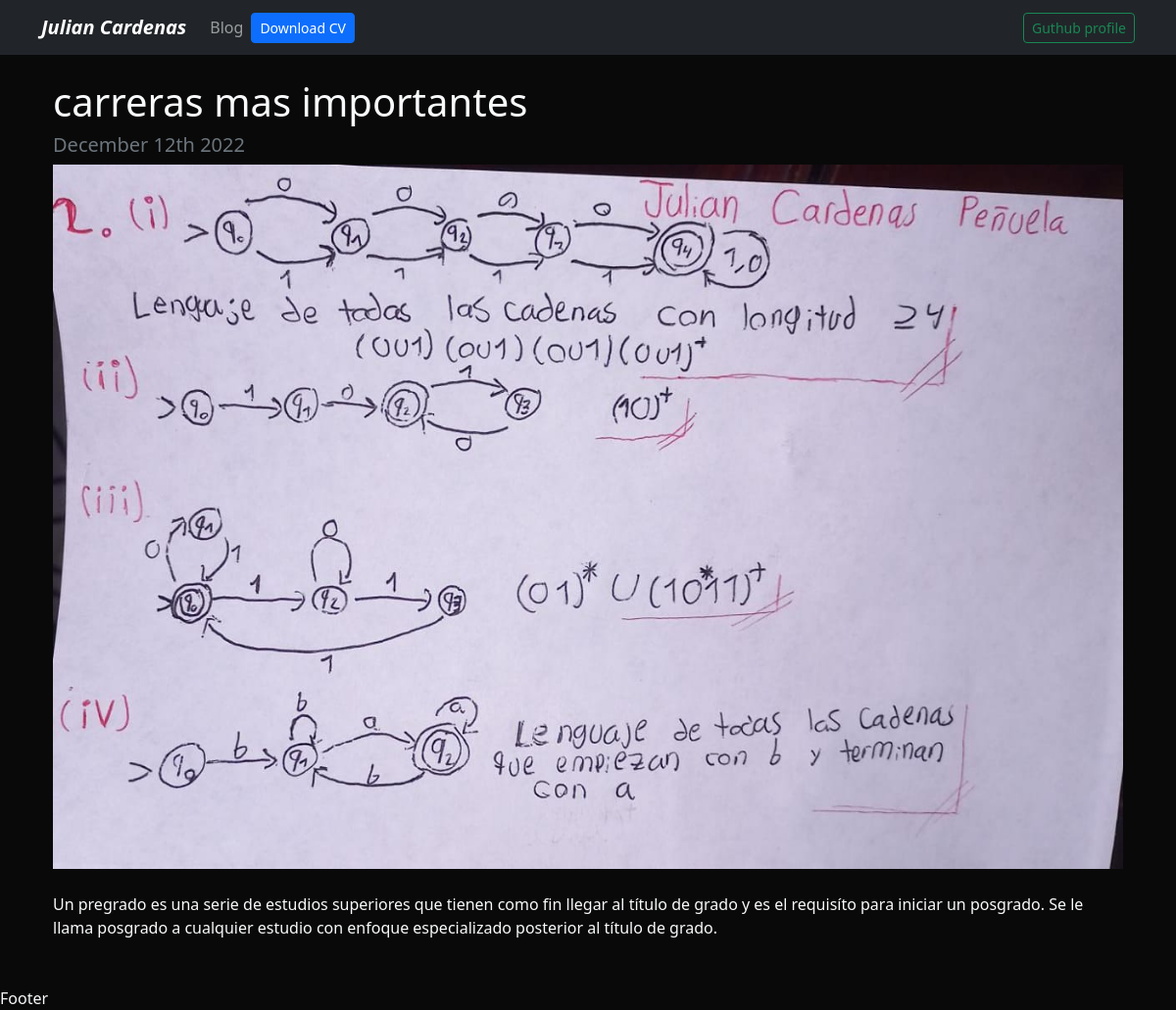
The page /blog/1 on the database its author committed.
### blog/models.py (models this page shows)
class Post(models.Model):
    tittle = CharField(max_length=50)
    description = TextField()
    image = ImageField(upload_to='blog/images/')
    date = DateField(default= datetime.date.today)

### blog/views.py (the view)
# urls.py: path('<int:post_id>', post_detail, name='post_detail' ),
def post_detail(request, post_id):
    post = get_object_or_404(Post, pk = post_id)
    return render(request, 'post_detail.html', {'post': post})

### blog/templates/post_detail.html
{% extends 'layout.html' %}
{% block content %}
<h1>{{post.tittle}}</h1>
<h2 class="my-2 h5 text-muted">{{post.date|date:'F jS Y'}}</h2>
<img src="{{post.image.url}}" alt="{{post.tittle}}" class="img-fluid">
<div class="my-4">
<p>{{post.description}}</p>
</div>
{% endblock %}

### portafolio/static/main.css (style rules this page uses)
body { background: #090909; }

### rows shown on the page
Post: tittle "carreras mas importantes", date "December 12th 2022", image (picture), description "Un pregrado es una serie de estudios superiores que tienen como fin llegar al título de grado y es el requisíto para iniciar un posgrado. Se le llama posgrado a cualquier estudio con enfoque especializado posterior al título de grado."
